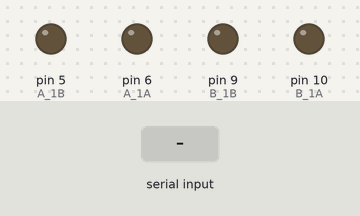
Bench run of a sketch on a simulated Arduino Uno, built with avr-gcc and run on an emulated ATmega328P. On the bench: output pins drawn as LEDs (lit = HIGH). The test bench sets the inputs (shaded band). What the sketch prints to the serial monitor is not drawn.

Above: at 1.2 s.
1.3 s: "<90,45,200>" received over Serial
At 2.0 s:
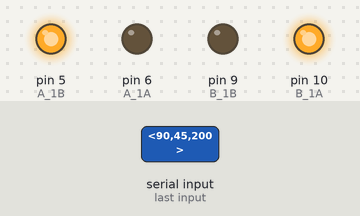
4.3 s: "<5>" received over Serial
At 5.2 s:
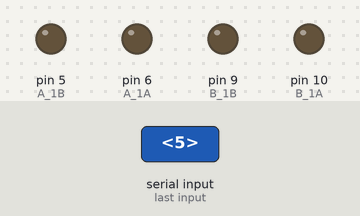
5.8 s: "<30,150,10>" received over Serial
At 6.6 s:
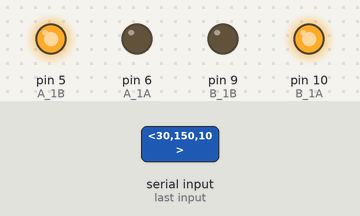
7.3 s: "<90>" received over Serial
At 8.7 s:
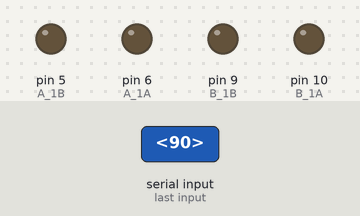
Timing chart, 0 to 9.8 s (numbered marks = the images above; inputs shaded):
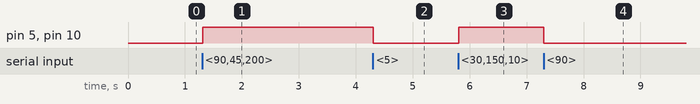

Measured:
- after the input at 1.3 s, pin 5 (A_1B), pin 10 (B_1A): LOW → HIGH at once
- after the input at 4.3 s, pin 5 (A_1B), pin 10 (B_1A): HIGH → LOW at once
- after the input at 5.8 s, pin 5 (A_1B), pin 10 (B_1A): LOW → HIGH at once
- after the input at 7.3 s, pin 5 (A_1B), pin 10 (B_1A): HIGH → LOW at once

The sketch:

car_communicate_with_ros2.ino
```cpp
// Receive twist vel_lin_x and vel_ang_z

const byte numChars = 32;
char receivedChars[numChars];
char temp_chars_[numChars];

// variables to hold the parsed data
char label_lin_[numChars] = {0};
char label_ang_[numChars] = {0};
float twist_lin_ = 0.0;
float twist_ang_ = 0.0;
boolean newData = false;

// Motors
const int A_1B = 5;
const int A_1A = 6;
const int B_1B = 9;
const int B_1A = 10;

String debug_string_;


void setup() {
    Serial.begin(9600);

    pinMode(A_1B, OUTPUT);
    pinMode(A_1A, OUTPUT);
    pinMode(B_1B, OUTPUT);
    pinMode(B_1A, OUTPUT);
}

void loop() {
    recvWithStartEndMarkers();
    if (newData == true) {
        strcpy(temp_chars_, receivedChars);
            // this temporary copy is necessary to protect the original data
            //   because strtok() used in parseData() replaces the commas with \0
        parseData();
        motionCommand();
        debugShowData();
        newData = false;
    }
}

//============

void recvWithStartEndMarkers() {
    static boolean recvInProgress = false;
    static byte ndx = 0;
    char startMarker = '<';
    char endMarker = '>';
    char rc;

    while (Serial.available() > 0 && newData == false) {
        rc = Serial.read();

        if (recvInProgress == true) {
            if (rc != endMarker) {
                receivedChars[ndx] = rc;
                ndx++;
                if (ndx >= numChars) {
                    ndx = numChars - 1;
                }
            }
            else {
                receivedChars[ndx] = '\0'; // terminate the string
                recvInProgress = false;
                ndx = 0;
                newData = true;
            }
        }

        else if (rc == startMarker) {
            recvInProgress = true;
        }
    }
}

//============

void parseData() {      // split the data into its parts

    char * strtokIndx; // this is used by strtok() as an index

    strtokIndx = strtok(temp_chars_,",");      // get the first part - the string
    strcpy(label_lin_, strtokIndx);

    strtokIndx = strtok(NULL, ",");
    twist_lin_ = atof(strtokIndx);     // convert this part to a float

    strtokIndx = strtok(NULL, ",");
    strcpy(label_ang_, strtokIndx);

    strtokIndx = strtok(NULL, ",");
    twist_ang_ = atof(strtokIndx);     // convert this part to a float

    //strtokIndx = strtok(NULL, ","); // this continues where the previous call left off
    //integerFromPC = atoi(strtokIndx);     // convert this part to an integer

}

//============

void debugShowData() {
    Serial.println(debug_string_);
}

void motionCommand() {

  int vel_left, vel_right;
  calculate_speeds(twist_lin_, twist_ang_, vel_left, vel_right);

  motionAction(vel_left, vel_right);

  debug_string_ = String(label_lin_) + String(": ") + String(twist_lin_, 3) + String(" --- ") + String(label_ang_) + String(": ") + String(twist_ang_, 3) ;
  debug_string_ = debug_string_ + " ** " + " vel_left: " + String(vel_left) + " vel_right: " + String(vel_right);
}

void calculate_speeds(float vlin, float vang, int &vleft, int &vright)
{
  float lwr = 0.05*1; // wheel radius
  float ws = 0.20; // wheel separation

  float vleft_float = ( twist_lin_ - twist_ang_*ws/2.0 )/ lwr;
  float vright_float = ( twist_lin_ + twist_ang_*ws/2.0 )/ lwr;

  // Calculate scaled values w.r.t. max value
  // consider: max value for vleft/vright=255 when vlin=1
  float vmax = 26.5;
  vleft = (int)(vleft_float/vmax * 255);
  vright = (int)(vright_float/vmax * 255);

  applyLimits(vleft, vright);
}

void motionAction(int vleft, int vright)
{
  if (vleft >= 0)
  {
   analogWrite(A_1B, vleft);
   analogWrite(A_1A, 0);
  } else {
   analogWrite(A_1B, 0);
   analogWrite(A_1A, abs(vleft));
  }

  if (vright >= 0)
  {
   analogWrite(B_1B, 0);
   analogWrite(B_1A, vright);
  } else {
    analogWrite(B_1B, abs(vright));
    analogWrite(B_1A, 0);
  }
}

void applyLimits(int &vleft, int &vright)
{
   if (vleft < -255)
     vleft = -255;
   if (vleft > 255)
     vleft = 255;
   if (vright < -255)
     vright = -255;
   if (vright > 255)
     vright = 255;
}
```
